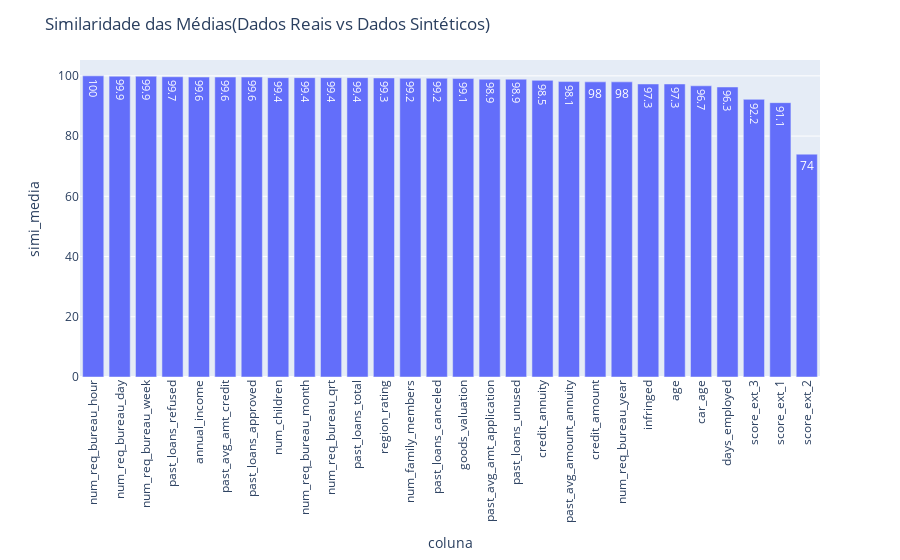

Here is the notebook cell this chart was saved with:
### Markdown cell above
### Média

Verificamos que os dados possuem uma similaridade da média muito boa, mesmo nos dados que ficaram com o Quality Score baixos como nos dados "score_ext".

### Code cell
fig_med = px.bar(similar_mean, x='coluna', y='simi_media', text_auto=True)
fig_med.update_layout(title_text='Similaridade das Médias(Dados Reais vs Dados Sintéticos)', 
                  xaxis={'categoryorder':'total descending'}, xaxis_tickangle=-90)
fig_med.show()

### Figure 1 — Plotly figure (JSON) as saved in the notebook; plotly's stock layout.template omitted (floating-point values rounded to 4 significant figures)
{"data": [{"alignmentgroup": "True", "hovertemplate": "coluna=%{x}<br>simi_media=%{y}<extra></extra>", "legendgroup": "", "marker": {"color": "#636efa", "pattern": {"shape": ""}}, "name": "", "offsetgroup": "", "orientation": "v", "showlegend": false, "textposition": "auto", "texttemplate": "%{y}", "type": "bar", "x": ["infringed", "num_children", "annual_income", "credit_amount", "credit_annuity", "goods_valuation", "age", "days_employed", "car_age", "num_family_members", "region_rating", "score_ext_1", "score_ext_2", "score_ext_3", "num_req_bureau_hour", "num_req_bureau_day", "num_req_bureau_week", "num_req_bureau_month", "num_req_bureau_qrt", "num_req_bureau_year", "past_avg_amount_annuity", "past_avg_amt_application", "past_avg_amt_credit", "past_loans_approved", "past_loans_refused", "past_loans_canceled", "past_loans_unused", "past_loans_total"], "xaxis": "x", "y": [97.3, 99.4, 99.6, 98, 98.5, 99.1, 97.3, 96.3, 96.7, 99.2, 99.3, 91.1, 74, 92.2, 100, 99.9, 99.9, 99.4, 99.4, 98, 98.1, 98.9, 99.6, 99.6, 99.7, 99.2, 98.9, 99.4], "yaxis": "y"}], "layout": {"barmode": "relative", "legend": {"tracegroupgap": 0}, "margin": {"t": 60}, "title": {"text": "Similaridade das Médias(Dados Reais vs Dados Sintéticos)"}, "xaxis": {"anchor": "y", "categoryorder": "total descending", "domain": [0, 1], "tickangle": -90, "title": {"text": "coluna"}}, "yaxis": {"anchor": "x", "domain": [0, 1], "title": {"text": "simi_media"}}}}
